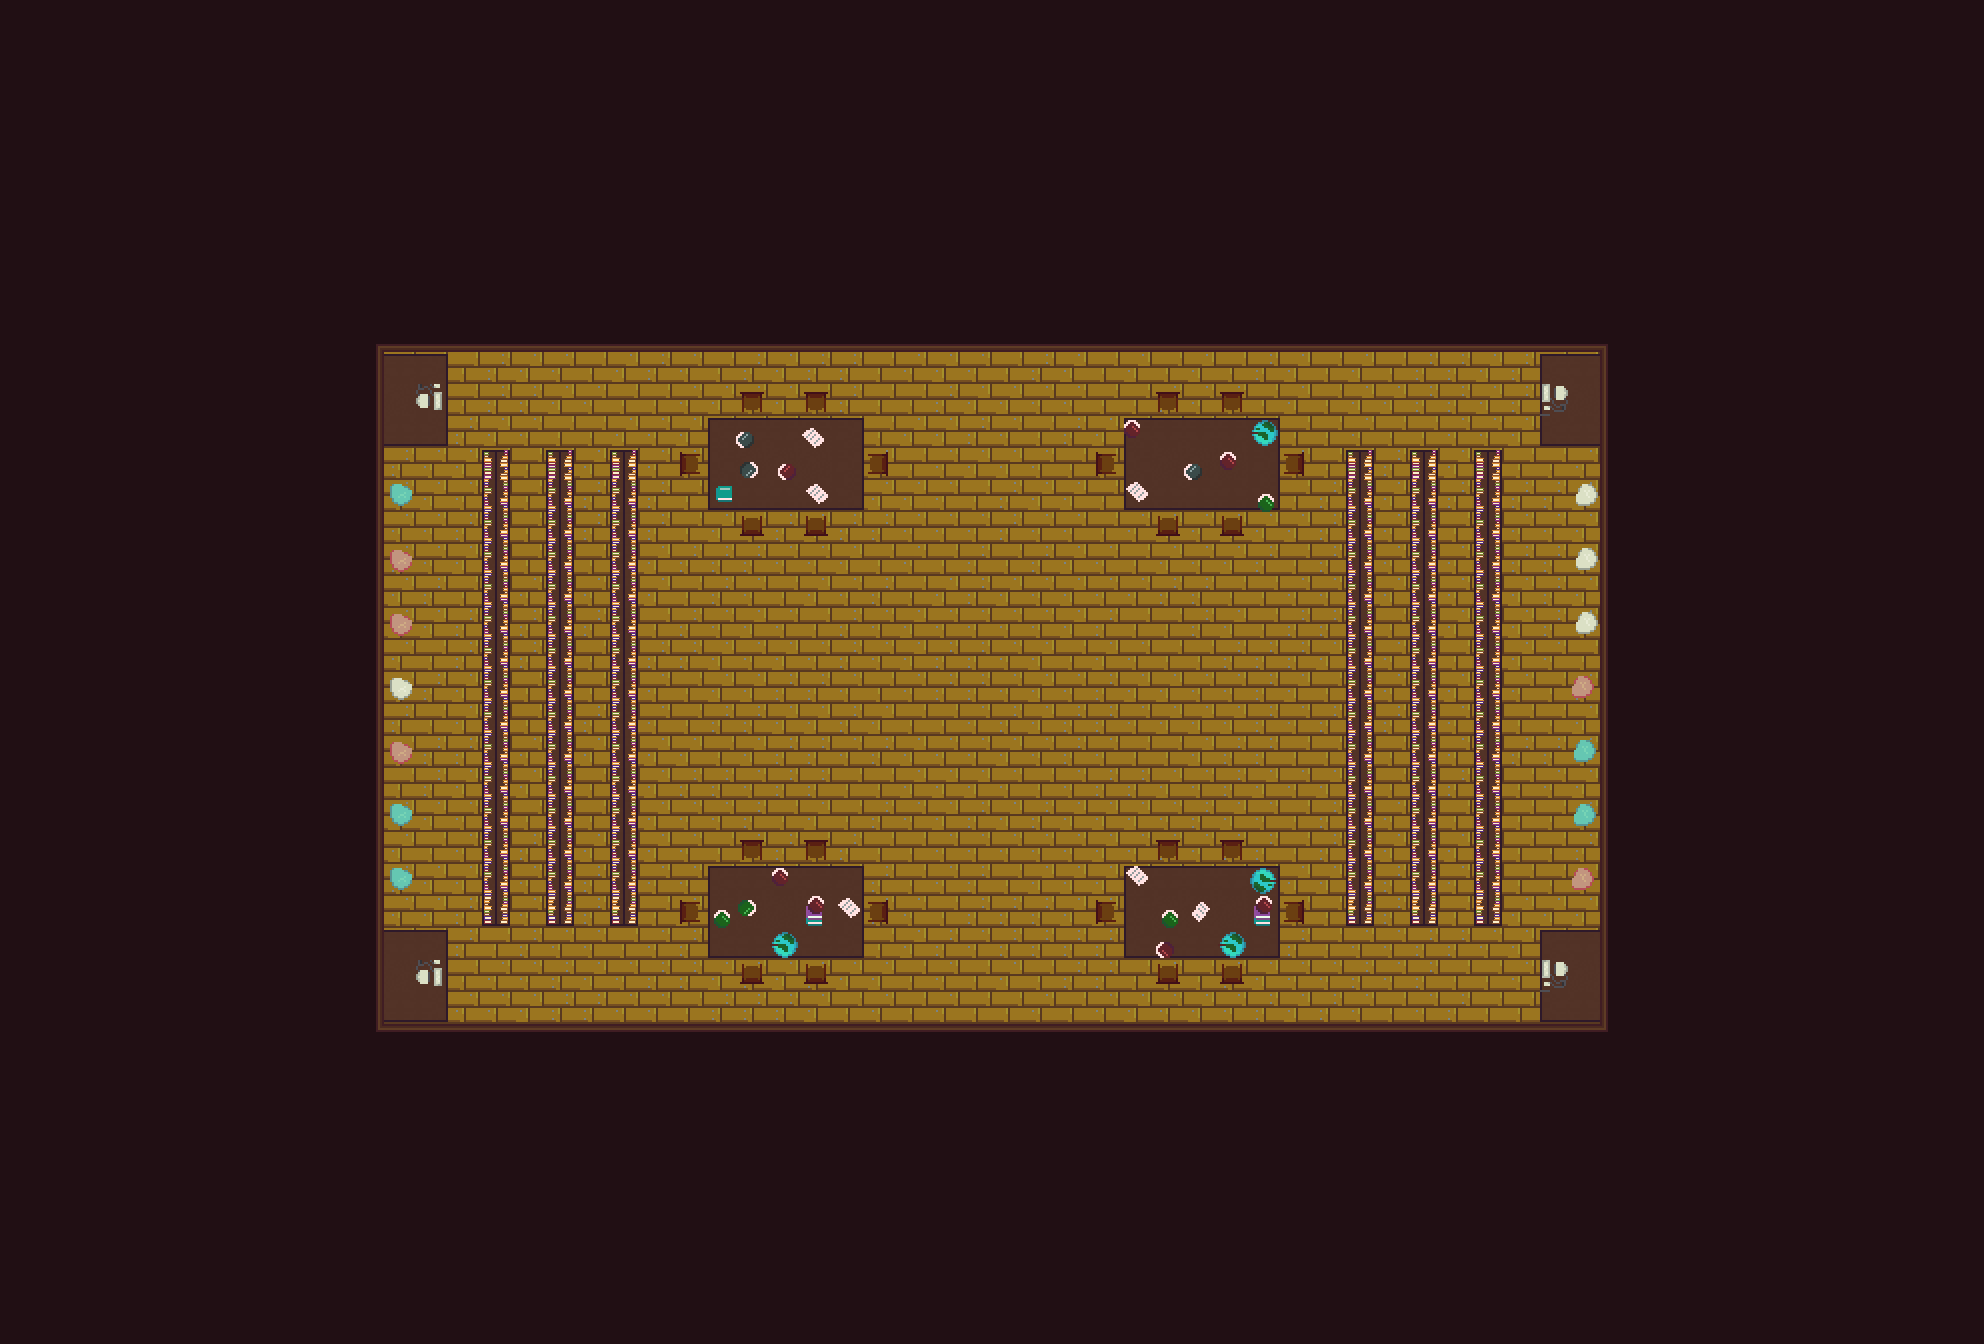

Rendered tile map (Tiled .tmx) drawn with the repository's tilesets; below, a short description and the map source with its tile grids summarised:
An orthogonal 62x42 tile map with 32x32 px tiles, 4 tile layers (floor, water, breakable, unbreakable) and 5 objects (player0, player1, player2, player3, object).

<map version="1.0" tiledversion="1.1.0" orientation="orthogonal" renderorder="right-down" width="62" height="42" tilewidth="32" tileheight="32" infinite="0" nextobjectid="6">
 <properties>
  <property name="SongName" value="library" />
 </properties>
 <tileset firstgid="1" source="Tiles.tsx" />
 <layer name="floor" width="62" height="42">
  <data>[2604 cells, 2604 non-empty, 5 distinct tile ids]</data>
 </layer>
 <layer name="water" width="62" height="42">
  <data>[2604 cells, 84 non-empty, 9 distinct tile ids]</data>
 </layer>
 <layer name="breakable" width="62" height="42">
  <data>[2604 cells, 67 non-empty, 27 distinct tile ids]</data>
 </layer>
 <objectgroup name="Player">
  <object id="1" name="Player 1" type="player0" x="512" y="384" width="32" height="32">
   <properties>
    <property name="angle" type="float" value="0" />
   </properties>
   <ellipse />
  </object>
  <object id="2" name="Player 2" type="player1" x="1440" y="384" width="32" height="32">
   <properties>
    <property name="angle" type="float" value="0" />
   </properties>
   <ellipse />
  </object>
  <object id="3" name="Player 3" type="player2" x="1440" y="960" width="32" height="32">
   <properties>
    <property name="angle" type="float" value="0" />
   </properties>
   <ellipse />
  </object>
  <object id="4" name="Player 4" type="player3" x="512" y="960" width="32" height="32">
   <properties>
    <property name="angle" type="float" value="0" />
   </properties>
   <ellipse />
  </object>
 </objectgroup>
 <layer name="unbreakable" width="62" height="42">
  <data>[2604 cells, 212 non-empty, 11 distinct tile ids]</data>
 </layer>
 <objectgroup name="BOX2D">
  <object id="5" type="object" x="1606.67" y="348">
   <properties>
    <property name="userData" value="Block" />
   </properties>
   <polygon points="0,0 0,678.667 -1226.67,677.333 -1228,-1.33333 -641.333,0 -638.667,-468 -1734.67,-468 -1774.67,1188 473.333,1108 521.333,-476 -634.667,-466.667 -639,0" />
  </object>
 </objectgroup>
</map>
